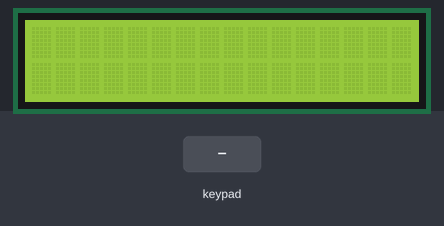
This sketch was run on a simulated Arduino Mega 2560, built with avr-gcc and run on an emulated ATmega2560. On the bench: 16×2 character LCD. The test bench sets the inputs (shaded band).

Above: at 1.2 s.
1.3 s: keypad keys 3 0 3 2 3 4 3 6 # pressed 0.4 s apart
At 5.6 s:
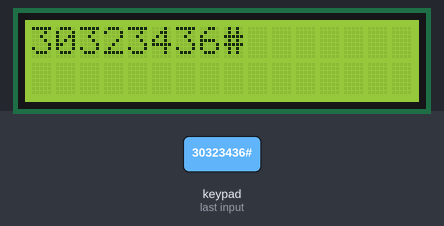
6.4 s: key 'B' pressed
At 6.9 s:
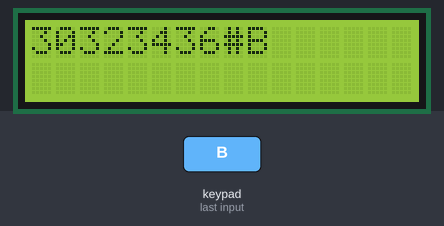
7.9 s: key 'C' pressed
At 8.3 s:
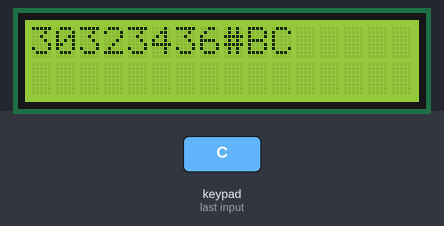
9.4 s: key '*' pressed
At 10.6 s:
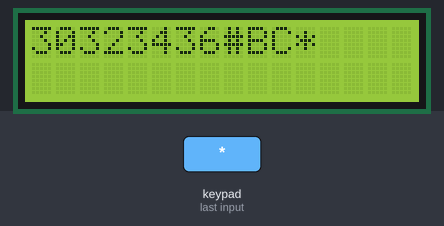
10.9 s: key '#' pressed
At 11.6 s:
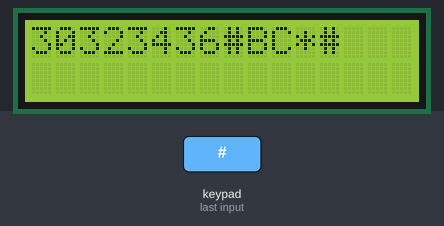
12.4 s: key 'D' pressed
At 12.9 s:
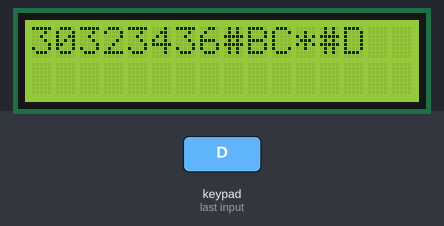
Timing chart, 0 to 14.9 s (numbered marks = the images above; inputs shaded):
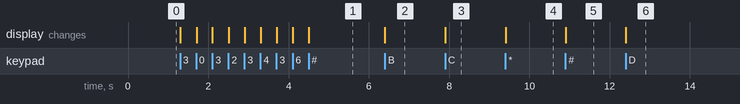

Measured:
- after the input at 1.3 s, the display: first changes at once (image 1 shows a later state)
- after the input at 6.4 s, the display: changes at once (image 2)
- after the input at 7.9 s, the display: changes at once (image 3)
- after the input at 9.4 s, the display: changes at once (image 4)
- after the input at 10.9 s, the display: changes at once (image 5)
- after the input at 12.4 s, the display: changes at once (image 6)

The sketch:

lcdkeypd.ino
```cpp
#include <Keypad.h>
#include <LiquidCrystal.h>

LiquidCrystal lcd(10,9,4,5,6,8);

char hexakeys[4][4] = {
  {'1','2','3','A'},
  {'4','5','6','B'},
  {'7','8','9','C'},
  {'*','0','#','D'}
  };

byte rowPins[4] = {30,32,34,36};
byte colPins[4] = {38,40,42,44};

Keypad customKeypad = Keypad(makeKeymap(hexakeys),rowPins,colPins,4,4);


void setup() {
  lcd.begin(16,2);
  Serial.begin(9600);
}

void loop() {

  char c = customKeypad.getKey();

  if(c!=NO_KEY){
    if(c=='A')
      lcd.clear();
    else
      lcd.print(c);
  }

}
```
